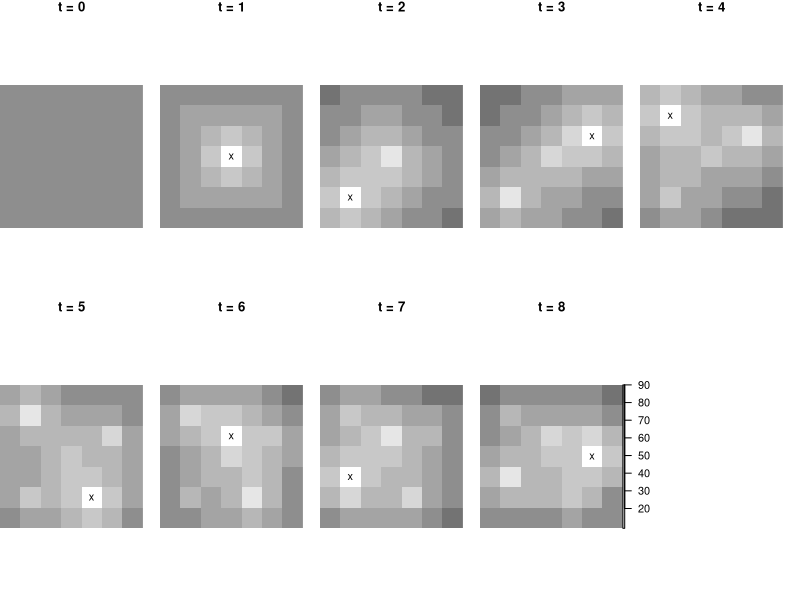

Source code (R):
## M. van Oijen (2024). Bayesian Compendium, 2nd edition.
## Chapter 24. Spatio-Temporal Modelling and Adaptive Sampling

  library(raster)

  coords   <- as.matrix( expand.grid(1:7,1:7) ) ; nz  <- dim(coords)[1]
  tausq    <- 10 ; Vy <- diag( tausq, 1 ) ; ny <- 8 ; y <- 0
  mb       <-  0 ; Va <- 80 ; rho <- 0.75
  Rspatial <- rho^as.matrix( dist(coords) ) 
  zp       <- vector("list",ny)   ; Sp      <- vector("list",ny)
  za       <- vector("list",ny+1) ; Sa      <- vector("list",ny+1)
  za[[1]]  <- rep( mb, nz )       ; Sa[[1]] <- Va * Rspatial
  APV      <- rep(NA,ny+1)        ; APV[1]  <- mean( diag( Sa[[1]] ) )
  alpha    <- 0.9                 ; M <- diag(alpha,nz)
  Vf       <- 20                  ; Q <- Vf * Rspatial
  iSensor  <- rep(NA,ny)

  KalmanGain <- function(Sp,H,Vy){ Sp %*% t(H) %*% solve(H%*%Sp%*%t(H) + Vy) }
  for (i in 1:ny) {
    zp[[i]] <- M %*% za[[i]] ; Sp[[i]] <- M %*% Sa[[i]] %*% t(M) + Q
    r_APV <- rep(NA,nz)
    for (r in 1:nz) {
      r_Hi     <- matrix(0,nrow=1,ncol=nz) ; r_Hi[r] <- 1
      r_Ki     <- KalmanGain( Sp[[i]], r_Hi, Vy )
      r_Sa     <- ( diag(nz) - r_Ki %*% r_Hi ) %*% Sp[[i]]
      r_APV[r] <- mean( diag(r_Sa) ) }
    iSensor[i] <- match( min(r_APV), r_APV )
    Hi         <- matrix(0,nrow=1,ncol=nz) ; Hi[iSensor[i]] <- 1
    Ki         <- KalmanGain( Sp[[i]], Hi, Vy )
    za[[i+1]]  <- zp[[i]] + Ki %*% ( y - Hi %*% zp[[i]] )
    Sa[[i+1]]  <- ( diag(nz) - Ki %*% Hi ) %*% Sp[[i]]
    APV[i+1]   <- mean( diag( Sa[[i+1]] ) ) }

  par( mfrow=c(2,5), mar=c(0,0,1,0) )
  for(i in 1:8) {
    plot( rasterFromXYZ(cbind(coords, diag(Sa[[i]]) )),
          main=paste0("t = ",i-1), breaks=seq(20,90,length.out=8),
          col=gray.colors(8,rev=T), axes=FALSE, box=FALSE, legend=FALSE )
    if(i>1) { points(coords[iSensor[i-1],1],coords[iSensor[i-1],2],pch="x")}
  }
  plot( rasterFromXYZ(cbind(coords, diag(Sa[[9]]) )),
        main=paste0("t = ",8), breaks=seq(20,90,length.out=8),
        col=gray.colors(8,rev=T), axes=FALSE, box=FALSE )
  points(coords[iSensor[9-1],1],coords[iSensor[9-1],2],pch="x")
